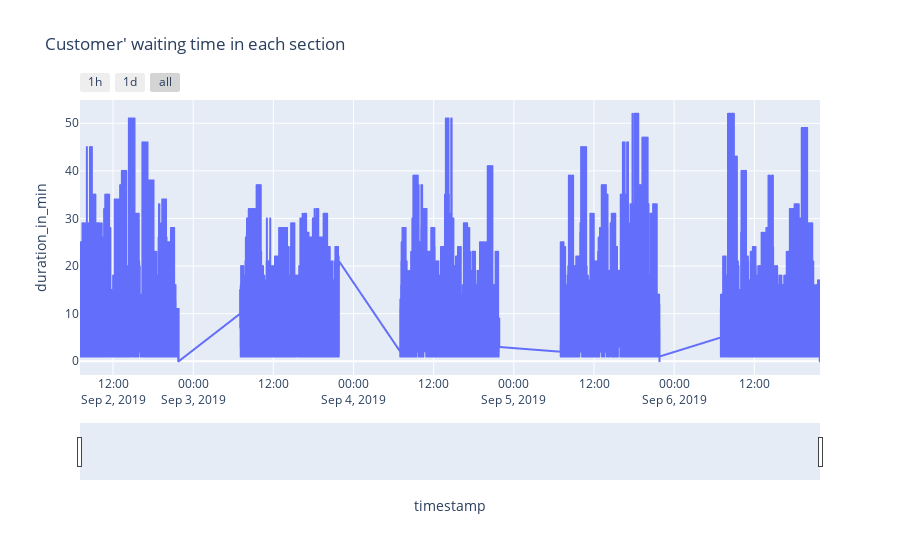

Notebook source saved alongside this figure:
### Code cell
fig = px.line(df_week, x=df_week['timestamp'], y="duration_in_min", title="Customer' waiting time in each section")

fig.update_xaxes(
    rangeslider_visible=True,
    rangeselector=dict(
        buttons=list([
            dict(count=1, label="1h", step="hour", stepmode="backward"),
            dict(count=2, label="1d", step="day", stepmode="backward"),
            dict(step="all")
        ])
    )
)
fig.show()

### Figure 1 — Plotly figure (JSON) as saved in the notebook; plotly's stock layout.template omitted (floating-point values rounded to 4 significant figures; data arrays with more than 128 entries replaced by an {"elided": "..."} marker saying what was removed)
{"data": [{"hovertemplate": "timestamp=%{x}<br>duration_in_min=%{y}<extra></extra>", "legendgroup": "", "line": {"color": "#636efa", "dash": "solid"}, "marker": {"symbol": "circle"}, "mode": "lines", "name": "", "showlegend": false, "type": "scattergl", "x": {"elided": "24877 str values"}, "xaxis": "x", "y": {"elided": "24877 int values"}, "yaxis": "y"}], "layout": {"legend": {"tracegroupgap": 0}, "title": {"text": "Customer' waiting time in each section"}, "xaxis": {"anchor": "y", "domain": [0, 1], "rangeselector": {"buttons": [{"count": 1, "label": "1h", "step": "hour", "stepmode": "backward"}, {"count": 2, "label": "1d", "step": "day", "stepmode": "backward"}, {"step": "all"}]}, "rangeslider": {"visible": true}, "title": {"text": "timestamp"}}, "yaxis": {"anchor": "x", "domain": [0, 1], "title": {"text": "duration_in_min"}}}}
